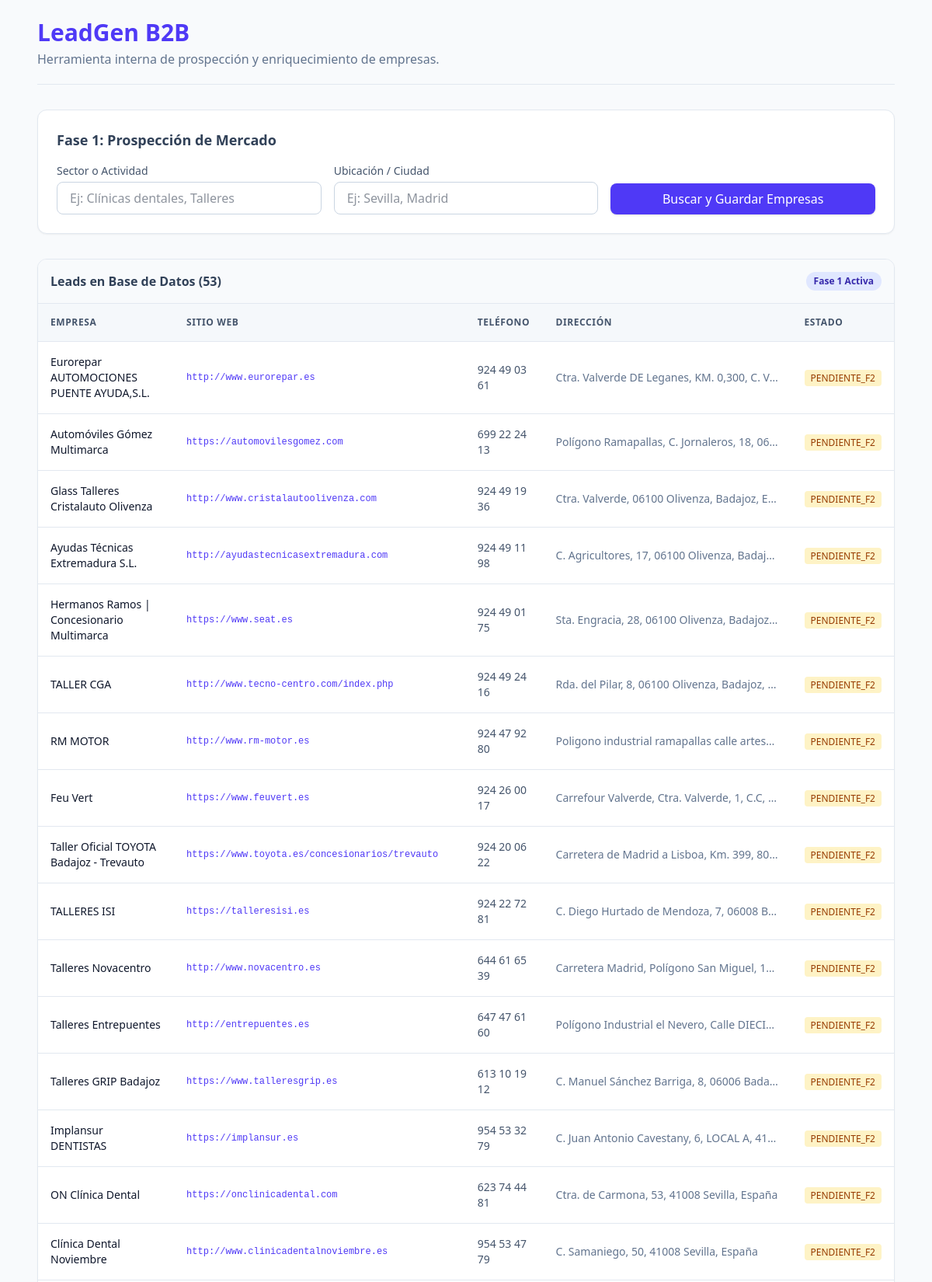
The page / (upper part) on the database its author committed.
### tables this page shows
CREATE TABLE b2b_leads (
        id INTEGER PRIMARY KEY AUTOINCREMENT,
        nombre_empresa TEXT NOT NULL,
        direccion TEXT,
        telefono TEXT,
        sitio_web TEXT UNIQUE, -- Evita que la misma web entre dos veces
        email TEXT DEFAULT NULL,
        linkedin_empresa TEXT DEFAULT NULL,
        nif TEXT DEFAULT NULL,
        estado_proceso TEXT DEFAULT 'PENDIENTE_F2',
        actualizado_en TIMESTAMP DEFAULT CURRENT_TIMESTAMP
    );

### app.py (the view)
@app.route('/')
def index():
    inicializar_base_de_datos()
    leads = obtener_todos_los_leads()
    mensaje = request.args.get('mensaje')
    return render_template('index.html', leads=leads, mensaje=mensaje)

### app.py (called while the page is built)
def obtener_todos_los_leads():
    conn = sqlite3.connect(DB_FILE)
    cursor = conn.cursor()
    cursor.execute("SELECT * FROM b2b_leads ORDER BY id DESC")
    leads = cursor.fetchall()
    conn.close()
    return leads

### fase1_prospeccion.py (called while the page is built)
def inicializar_base_de_datos():
    conn = sqlite3.connect(DB_FILE)
    cursor = conn.cursor()
    cursor.execute("""
    CREATE TABLE IF NOT EXISTS b2b_leads (
        id INTEGER PRIMARY KEY AUTOINCREMENT,
        nombre_empresa TEXT NOT NULL,
        direccion TEXT,
        telefono TEXT,
        sitio_web TEXT UNIQUE, -- Evita que la misma web entre dos veces
        email TEXT DEFAULT NULL,
        linkedin_empresa TEXT DEFAULT NULL,
        nif TEXT DEFAULT NULL,
        estado_proceso TEXT DEFAULT 'PENDIENTE_F2',
        actualizado_en TIMESTAMP DEFAULT CURRENT_TIMESTAMP
    )
    """)
    conn.commit()
    conn.close()

### templates/index.html (shortened to what this page needs)
<!DOCTYPE html>
<html lang="es">
<head>
    <script src="https://cdn.jsdelivr.net/npm/@tailwindcss/browser@4"></script>
</head>
<body class="bg-slate-50 text-slate-800 font-sans">
    <div class="max-w-6xl mx-auto p-6">
        <header class="mb-8 border-b border-slate-200 pb-5">
            <h1 class="text-3xl font-bold text-indigo-600">LeadGen B2B</h1>
            <p class="text-slate-500 mt-1">Herramienta interna de prospección y enriquecimiento de empresas.</p>
        </header>
        <div class="bg-white p-6 rounded-xl shadow-xs border border-slate-200 mb-8">
            <h2 class="text-lg font-semibold text-slate-700 mb-4">Fase 1: Prospección de Mercado</h2>
            <form method="POST" action="/buscar" class="grid grid-cols-1 md:grid-cols-3 gap-4">
                <div>
                    <label class="block text-sm font-medium text-slate-600 mb-1">Sector o Actividad</label>
                    <input type="text" name="sector" placeholder="Ej: Clínicas dentales, Talleres" required
                        class="w-full px-4 py-2 border border-slate-300 rounded-lg focus:ring-2 focus:ring-indigo-500 outline-none transition">
                </div>
                <div>
                    <label class="block text-sm font-medium text-slate-600 mb-1">Ubicación / Ciudad</label>
                    <input type="text" name="ubicacion" placeholder="Ej: Sevilla, Madrid" required
                        class="w-full px-4 py-2 border border-slate-300 rounded-lg focus:ring-2 focus:ring-indigo-500 outline-none transition">
                </div>
                <div class="flex items-end">
                    <button type="submit"
                        class="w-full bg-indigo-600 hover:bg-indigo-700 text-white font-medium py-2 px-4 rounded-lg transition-colors cursor-pointer shadow-sm">
                        Buscar y Guardar Empresas
                    </button>
                </div>
            </form>
        </div>
        <div class="bg-white rounded-xl shadow-xs border border-slate-200 overflow-hidden">
            <div class="p-4 bg-slate-50 border-b border-slate-200 flex justify-between items-center">
                <h3 class="font-semibold text-slate-700">Leads en Base de Datos ({{ leads|length }})</h3>
                <span class="text-xs bg-indigo-100 text-indigo-800 font-semibold px-2.5 py-1 rounded-full">Fase 1 Activa</span>
            </div>
            <div class="overflow-x-auto">
                <table class="w-full text-left border-collapse">
                    <thead>
                        <tr class="bg-slate-100/70 text-slate-600 text-xs font-semibold uppercase tracking-wider border-b border-slate-200">
                            <th class="p-4">Empresa</th>
                            <th class="p-4">Sitio Web</th>
                            <th class="p-4">Teléfono</th>
                            <th class="p-4">Dirección</th>
                            <th class="p-4">Estado</th>
                        </tr>
                    </thead>
                    <tbody class="divide-y divide-slate-200 text-sm">
                        {% for lead in leads %}
                        <tr class="hover:bg-slate-50/80 transition-colors">
                            <td class="p-4 font-medium text-slate-900">{{ lead[1] }}</td>
                            <td class="p-4 text-indigo-600 hover:underline font-mono text-xs">
                                <a href="{{ lead[4] }}" target="_blank">{{ lead[4] }}</a>
                            </td>
                            <td class="p-4 text-slate-600">{{ lead[3] }}</td>
                            <td class="p-4 text-slate-500 max-w-xs truncate">{{ lead[2] }}</td>
                            <td class="p-4">
                                <span class="px-2 py-0.5 text-xs font-medium rounded-sm bg-amber-100 text-amber-800">
                                    {{ lead[8] }}
                                </span>
                            </td>
                        </tr>
                        {% else %}
                        <tr>
                            <td colspan="5" class="p-8 text-center text-slate-400 italic">
                                La base de datos está vacía. Realiza una búsqueda arriba para poblarla.
                            </td>
                        </tr>
                        {% endfor %}
                    </tbody>
                </table>
            </div>
        </div>
    </div>
</body>
</html>

### rows shown on the page
b2b_leads: nombre_empresa "Eurorepar AUTOMOCIONES PUENTE AYUDA,S.L.", sitio_web "http://www.eurorepar.es", telefono "924 49 03 61", direccion "Ctra. Valverde DE Leganes, KM. 0,300, C. V…", estado_proceso "PENDIENTE_F2"
b2b_leads: nombre_empresa "Automóviles Gómez Multimarca", sitio_web "https://automovilesgomez.com", telefono "699 22 24 13", direccion "Polígono Ramapallas, C. Jornaleros, 18, 06…", estado_proceso "PENDIENTE_F2"
b2b_leads: nombre_empresa "Glass Talleres Cristalauto Olivenza", sitio_web "http://www.cristalautoolivenza.com", telefono "924 49 19 36", direccion "Ctra. Valverde, 06100 Olivenza, Badajoz, E…", estado_proceso "PENDIENTE_F2"
b2b_leads: nombre_empresa "Ayudas Técnicas Extremadura S.L.", sitio_web "http://ayudastecnicasextremadura.com", telefono "924 49 11 98", direccion "C. Agricultores, 17, 06100 Olivenza, Badaj…", estado_proceso "PENDIENTE_F2"
b2b_leads: nombre_empresa "Hermanos Ramos | Concesionario Multimarca", sitio_web "https://www.seat.es", telefono "924 49 01 75", direccion "Sta. Engracia, 28, 06100 Olivenza, Badajoz…", estado_proceso "PENDIENTE_F2"
b2b_leads: nombre_empresa "TALLER CGA", sitio_web "http://www.tecno-centro.com/index.php", telefono "924 49 24 16", direccion "Rda. del Pilar, 8, 06100 Olivenza, Badajoz,…", estado_proceso "PENDIENTE_F2"
b2b_leads: nombre_empresa "RM MOTOR", sitio_web "http://www.rm-motor.es", telefono "924 47 92 80", direccion "Poligono industrial ramapallas calle artes…", estado_proceso "PENDIENTE_F2"
b2b_leads: nombre_empresa "Feu Vert", sitio_web "https://www.feuvert.es", telefono "924 26 00 17", direccion "Carrefour Valverde, Ctra. Valverde, 1, C.C,…", estado_proceso "PENDIENTE_F2"
b2b_leads: nombre_empresa "Taller Oficial TOYOTA Badajoz - Trevauto", sitio_web "https://www.toyota.es/concesionarios/trevauto", telefono "924 20 06 22", direccion "Carretera de Madrid a Lisboa, Km. 399, 80…", estado_proceso "PENDIENTE_F2"
b2b_leads: nombre_empresa "TALLERES ISI", sitio_web "https://talleresisi.es", telefono "924 22 72 81", direccion "C. Diego Hurtado de Mendoza, 7, 06008 B…", estado_proceso "PENDIENTE_F2"
b2b_leads: nombre_empresa "Talleres Novacentro", sitio_web "http://www.novacentro.es", telefono "644 61 65 39", direccion "Carretera Madrid, Polígono San Miguel, 1…", estado_proceso "PENDIENTE_F2"
b2b_leads: nombre_empresa "Talleres Entrepuentes", sitio_web "http://entrepuentes.es", telefono "647 47 61 60", direccion "Polígono Industrial el Nevero, Calle DIECI…", estado_proceso "PENDIENTE_F2"
b2b_leads: nombre_empresa "Talleres GRIP Badajoz", sitio_web "https://www.talleresgrip.es", telefono "613 10 19 12", direccion "C. Manuel Sánchez Barriga, 8, 06006 Bada…", estado_proceso "PENDIENTE_F2"
b2b_leads: nombre_empresa "Implansur DENTISTAS", sitio_web "https://implansur.es", telefono "954 53 32 79", direccion "C. Juan Antonio Cavestany, 6, LOCAL A, 41…", estado_proceso "PENDIENTE_F2"
b2b_leads: nombre_empresa "ON Clínica Dental", sitio_web "https://onclinicadental.com", telefono "623 74 44 81", direccion "Ctra. de Carmona, 53, 41008 Sevilla, España", estado_proceso "PENDIENTE_F2"
b2b_leads: nombre_empresa "Clínica Dental Noviembre", sitio_web "http://www.clinicadentalnoviembre.es", telefono "954 53 47 79", direccion "C. Samaniego, 50, 41008 Sevilla, España", estado_proceso "PENDIENTE_F2"

### other values the page prints
{{ leads|length }} "53"
